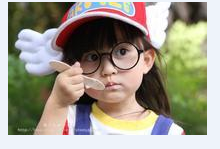
#> input picture lab1/test.png, 220 x 149 px
$ python test1.py
#> lines starting #> are read from the running program, lines starting #| are printed output that depends on the picture
#!/usr/bin/env python3
# -*- coding: utf-8 -*-
"""
Created on Thu Sep 21 09:26:46 2023

@author: wangzupeng
"""

import numpy as np
import cv2
img = cv2.imread('test.png',0)  #试着修改 0 为 1.
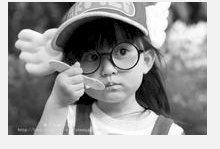
#> img: shape (149, 220); min 0, max 255, mean 151.2
cv2.imshow('image',img)
k = cv2.waitKey(0)
#> (key Esc is pressed here)
if k == 27:         # wait for ESC key to exit
    cv2.destroyAllWindows()
elif k == ord('s'): # wait for 's' key to save and exit
    cv2.imwrite('test2.jpg',img)
    cv2.destroyAllWindows()
